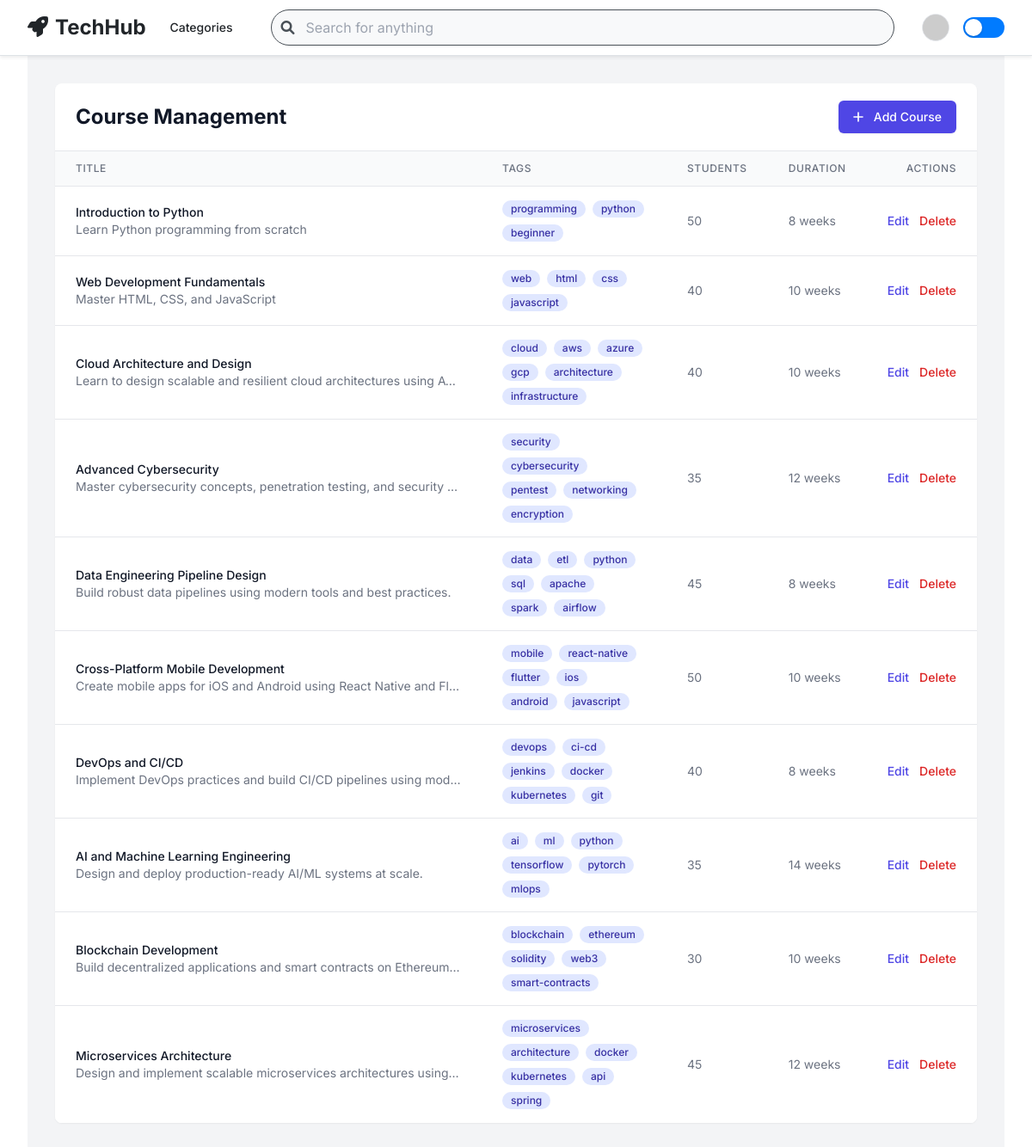
The app's page /admin/dashboard (signed in) with its own data.
### app.py (models this page shows)
class Course(db.Model):
    id = db.Column(db.Integer, primary_key=True)
    title = db.Column(db.String(100), nullable=False)
    description = db.Column(db.Text, nullable=False)
    semantic_tags = db.Column(db.String(200))
    created_at = db.Column(db.DateTime, default=datetime.utcnow)
    user_id = db.Column(db.Integer, db.ForeignKey('user.id'))
    enrollments = db.relationship('Enrollment', backref='course', lazy=True)
    max_students = db.Column(db.Integer, default=50)
    start_date = db.Column(db.DateTime, default=datetime.utcnow)
    duration_weeks = db.Column(db.Integer, default=12)

### app.py (the view)
@app.route('/admin/dashboard')
@login_required
@admin_required
def admin_dashboard():
    courses = Course.query.all()
    return render_template('admin/dashboard.html', courses=courses)

### app.py (called while the page is built)
@login_manager.user_loader
def load_user(user_id):
    return User.query.get(int(user_id))

@app.context_processor
def inject_now():
    return {'now': datetime.utcnow} # Use utcnow for consistency

def admin_required(f):
    @wraps(f)
    def decorated_function(*args, **kwargs):
        if not current_user.is_authenticated or not current_user.is_admin:
            flash('Access denied. Admin privileges required.', 'error')
            return redirect(url_for('home'))
        return f(*args, **kwargs)
    return decorated_function

### templates/admin/dashboard.html (shortened to what this page needs)
{% extends "base.html" %}
{% block content %}
<div class="min-h-screen bg-gray-100">
    <div class="max-w-7xl mx-auto px-4 sm:px-6 lg:px-8 py-8">
        <div class="bg-white shadow-sm rounded-lg overflow-hidden">
            <div class="px-4 py-5 border-b border-gray-200 sm:px-6">
                <div class="flex items-center justify-between">
                    <h1 class="text-2xl font-bold text-gray-900">Course Management</h1>
                    <a href="{{ url_for('admin_add_course') }}"
                       class="inline-flex items-center px-4 py-2 border border-transparent rounded-md shadow-sm text-sm font-medium text-white bg-indigo-600 hover:bg-indigo-700 focus:outline-none focus:ring-2 focus:ring-offset-2 focus:ring-indigo-500 btn-animate transition-all duration-300">
                        <svg class="-ml-1 mr-2 h-5 w-5" xmlns="http://www.w3.org/2000/svg" fill="none" viewBox="0 0 24 24" stroke="currentColor">
                            <path stroke-linecap="round" stroke-linejoin="round" stroke-width="2" d="M12 6v6m0 0v6m0-6h6m-6 0H6" />
                        </svg>
                        Add Course
                    </a>
                </div>
            </div>
            <div class="bg-white">
                <div class="overflow-x-auto">
                    <table class="min-w-full divide-y divide-gray-200">
                        <thead class="bg-gray-50">
                            <tr>
                                <th scope="col" class="px-6 py-3 text-left text-xs font-medium text-gray-500 uppercase tracking-wider">Title</th>
                                <th scope="col" class="px-6 py-3 text-left text-xs font-medium text-gray-500 uppercase tracking-wider">Tags</th>
                                <th scope="col" class="px-6 py-3 text-left text-xs font-medium text-gray-500 uppercase tracking-wider">Students</th>
                                <th scope="col" class="px-6 py-3 text-left text-xs font-medium text-gray-500 uppercase tracking-wider">Duration</th>
                                <th scope="col" class="px-6 py-3 text-right text-xs font-medium text-gray-500 uppercase tracking-wider">Actions</th>
                            </tr>
                        </thead>
                        <tbody class="bg-white divide-y divide-gray-200">
                            {% for course in courses %}
                            <tr class="hover:bg-gray-50 transition-colors duration-300 admin-card">
                                <td class="px-6 py-4 whitespace-nowrap">
                                    <div class="text-sm font-medium text-gray-900">{{ course.title }}</div>
                                    <div class="text-sm text-gray-500 truncate max-w-md">{{ course.description }}</div>
                                </td>
                                <td class="px-6 py-4">
                                    <div class="flex flex-wrap gap-2">
                                        {% for tag in course.semantic_tags.split(',') %}
                                        <span class="inline-flex items-center px-2.5 py-0.5 rounded-full text-xs font-medium bg-indigo-100 text-indigo-800 hover:bg-indigo-200 transition-colors duration-150">
                                            {{ tag.strip() }}
                                        </span>
                                        {% endfor %}
                                    </div>
                                </td>
                                <td class="px-6 py-4 whitespace-nowrap text-sm text-gray-500">
                                    {{ course.max_students }}
                                </td>
                                <td class="px-6 py-4 whitespace-nowrap text-sm text-gray-500">
                                    {{ course.duration_weeks }} weeks
                                </td>
                                <td class="px-6 py-4 whitespace-nowrap text-right text-sm font-medium">
                                    <div class="flex justify-end space-x-3">
                                        <a href="{{ url_for('admin_edit_course', course_id=course.id) }}"
                                           class="text-indigo-600 hover:text-indigo-900 transition-colors duration-200">
                                            Edit
                                        </a>
                                        <form action="{{ url_for('admin_delete_course', course_id=course.id) }}"
                                              method="POST"
                                              class="inline-block"
                                              onsubmit="return confirm('Are you sure you want to delete this course?');">
                                            <button type="submit"
                                                    class="text-red-600 hover:text-red-900 transition-colors duration-200">
                                                Delete
                                            </button>
                                        </form>
                                    </div>
                                </td>
                            </tr>
                            {% endfor %}
                        </tbody>
                    </table>
                </div>
            </div>
        </div>
    </div>
</div>
{% endblock %}

### static/css/animations.css (style rules this page uses)
.btn-animate { transition: all 0.3s ease; }
.admin-card { transition: all 0.3s ease; }

### static/css/modern-ui.css (style rules this page uses)
:root { --primary: #007BFF; --primary-dark: #0056b3; --primary-light: #cfe2ff; --secondary: #6c757d; --secondary-dark: #5a6268; --accent: #17a2b8; --success: #28a745; --warning: #ffc107; --danger: #dc3545; --info: var(--accent); --gray-100: #f8f9fa; --gray-200: #e9ecef; --gray-300: #dee2e6; --gray-500: #adb5bd; --gray-700: #495057; --gray-900: #212529; --body-bg: white; --card-bg: white; --text-primary: var(--gray-900); --text-secondary: var(--gray-700); --border-color: var(--gray-300); --shadow-sm: 0 .125rem .25rem rgba(0,0,0,.075); --shadow: 0 .5rem 1rem rgba(0,0,0,.15); --shadow-md: 0 1rem 3rem rgba(0,0,0,.175); --shadow-lg: 0 1.5rem 4rem rgba(0, 0, 0, 0.2); --primary-rgb: 0, 123, 255; }
body { background-color: var(--body-bg); color: var(--text-primary); transition: background-color 0.3s ease, color 0.3s ease; font-family: 'Inter', sans-serif; }

### records on screen
Course: title "Introduction to Python", description "Learn Python programming from scratch", strip "programming" "python" "beginner", max_students "50", duration_weeks "8"
Course: title "Web Development Fundamentals", description "Master HTML, CSS, and JavaScript", strip "web" "html" "css" "javascript", max_students "40", duration_weeks "10"
Course: title "Cloud Architecture and Design", description "Learn to design scalable and resilient cloud architectures using A…", strip "cloud" "aws" "azure" "gcp" "architecture" "infrastructure", max_students "40", duration_weeks "10"
Course: title "Advanced Cybersecurity", description "Master cybersecurity concepts, penetration testing, and security…", strip "security" "cybersecurity" "pentest" "networking" "encryption", max_students "35", duration_weeks "12"
Course: title "Data Engineering Pipeline Design", description "Build robust data pipelines using modern tools and best practices.", strip "data" "etl" "python" "sql" "apache" "spark" "airflow", max_students "45", duration_weeks "8"
Course: title "Cross-Platform Mobile Development", description "Create mobile apps for iOS and Android using React Native and Fl…", strip "mobile" "react-native" "flutter" "ios" "android" "javascript", max_students "50", duration_weeks "10"
Course: title "DevOps and CI/CD", description "Implement DevOps practices and build CI/CD pipelines using mod…", strip "devops" "ci-cd" "jenkins" "docker" "kubernetes" "git", max_students "40", duration_weeks "8"
Course: title "AI and Machine Learning Engineering", description "Design and deploy production-ready AI/ML systems at scale.", strip "ai" "ml" "python" "tensorflow" "pytorch" "mlops", max_students "35", duration_weeks "14"
Course: title "Blockchain Development", description "Build decentralized applications and smart contracts on Ethereum…", strip "blockchain" "ethereum" "solidity" "web3" "smart-contracts", max_students "30", duration_weeks "10"
Course: title "Microservices Architecture", description "Design and implement scalable microservices architectures using…", strip "microservices" "architecture" "docker" "kubernetes" "api" "spring", max_students "45", duration_weeks "12"
